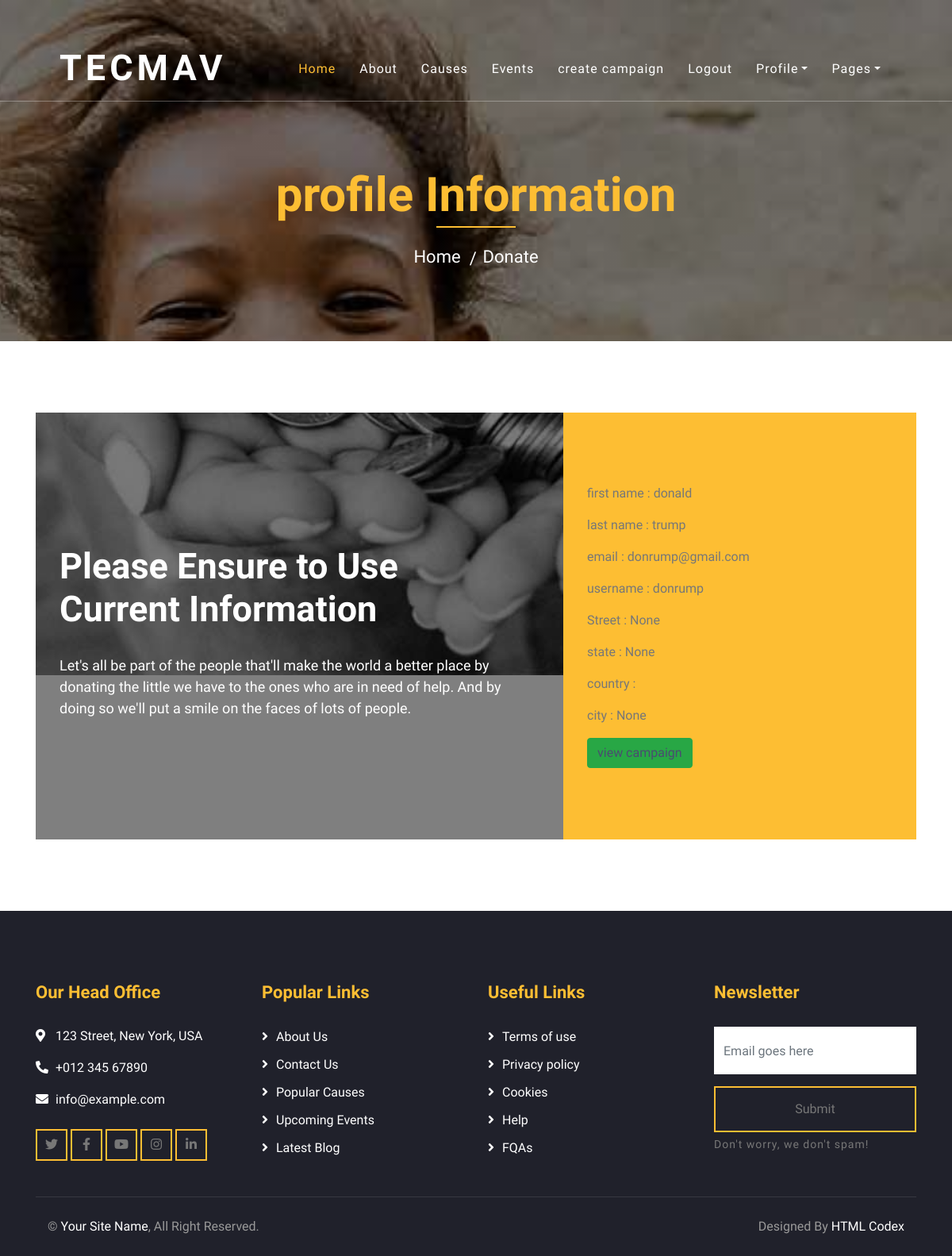
The page /auth/profile/ (signed in) on the database its author committed.
### authentication/models.py (models this page shows, shortened)
class Profile(models.Model):
    country_choices = [
        ('Nigeria', 'nigeria'),
        ('South Africa', 'south africa')
    ]
    user = models.OneToOneField(User, on_delete=models.CASCADE)
    date_modified = models.DateTimeField(User, auto_now=True)
    street = models.CharField(max_length=50, null=True, blank=True)
    city = models.CharField(max_length=50, null=True, blank=True)
    phone_number = models.CharField(max_length=20, null=True)
    state = models.CharField(max_length=50, null=True, blank=True)
    country = models.CharField(max_length=50, choices=country_choices, blank=True)

### authentication/views.py (the view)
# urls.py: path('profile/', profile, name='profile')
def profile(request):
    address = get_object_or_404(Profile, id=request.user.id)
    return render(request, 'auths/profile.html' , {'address': address})

### templates/auths/profile.html
{% extends 'base.html' %}
{% load static %}
    {% block content %}
        <div class="page-header">
            <div class="container">
                <div class="row">
                    <div class="col-12">
                        <h2>profile Information</h2>
                    </div>
                    <div class="col-12">
                        <a href="{% url 'home' %}">Home</a>
                        <a href="{% url 'donate' %}">Donate</a>
                    </div>
                </div>
            </div>
        </div>
        <div class="container">
            <div class="donate" data-parallax="scroll" data-image-src="{% static 'img/donate.jpg' %}">
                <div class="row align-items-center">
                    <div class="col-lg-7">
                        <div class="donate-content">
                            <div class="section-header">
                                <h2>Please Ensure to Use Current Information</h2>
                            </div>
                            <div class="donate-text">
                                <p>
                                    Let's all be part of the people that'll make the world a better place by donating the little we have to the ones who are in need of help. And by doing so we'll put a smile on the faces of lots of people.
                                </p>
                            </div>
                        </div>
                    </div>
                    <div class="col-lg-5">
                        <div class="donate-form">
                            <p> first name : {{ user.first_name }} </p>
                            <p> last name : {{ user.last_name }}</p>
                            <p> email :  {{ user.email }} </p>
                            <p> username :  {{ user.username }} </p>
                            <p> Street :  {{ address.street }} </p>
                            <p> state : {{ address.state}} </p>
                            <p> country : {{ address.country }} </p>
                            <p> city : {{ address.city }}</p>
                            <button type="button" class="btn btn-success">
                                <a href="{% url 'campaigninfo' %}">view campaign</a>
                            </button>
                        </div>
                    </div>
                </div>
            </div>
        </div>
    {% endblock %}

### static/css/style.css (style rules this page uses)
body { color: #777777; font-weight: 500; background: #ffffff; font-family: 'Quicksand', sans-serif; }
h1, h2, h3, h4, h5, h6 { color: #4a4c70; }
a { color: #4a4c70; transition: .3s; }
.page-header { position: relative; margin-bottom: 45px; padding: 210px 0 90px 0; text-align: center; background: linear-gradient(rgba(0, 0, 0, .5), rgba(0, 0, 0, .5)), url(../img/page-header.jpg); background-attachment: fixed; background-position: center; background-repeat: no-repeat; background-size: cover; }
.page-header h2 { position: relative; color: #FDBE33; font-size: 60px; font-weight: 700; margin-bottom: 20px; padding-bottom: 5px; }
.page-header h2::after { position: absolute; content: ""; width: 100px; height: 2px; left: calc(50% - 50px); bottom: 0; background: #FDBE33; }
.page-header a { position: relative; padding: 0 12px; font-size: 22px; color: #ffffff; }
.page-header a::after { position: absolute; content: "/"; width: 8px; height: 8px; top: -2px; right: -7px; text-align: center; color: #ffffff; }
.page-header a:last-child::after { display: none; }
.section-header { position: relative; width: 100%; max-width: 700px; margin: 0 auto 45px auto; }
.section-header h2 { margin: 0; font-size: 45px; font-weight: 700; }
.donate { position: relative; width: 100%; margin: 45px 0; background: rgba(0, 0, 0, .5); }
.donate .donate-content { padding: 45px 0 15px 0; }
.container .donate { margin: 90px 0; }
.container .donate .donate-content { padding: 45px 30px 15px 30px; }
.donate .donate-content .section-header { margin-bottom: 30px; }
.donate .donate-content .section-header h2 { color: #ffffff; }
.donate .donate-text p { color: #ffffff; font-size: 18px; }
.donate .donate-form { padding: 90px 30px; background: #FDBE33; }

### rows shown on the page
Profile: street "None", state "None", city "None"

### other values the page prints
{{ user.first_name }} "donald"
{{ user.last_name }} "trump"
{{ user.email }} "donrump@gmail.com"
{{ user.username }} "donrump"
